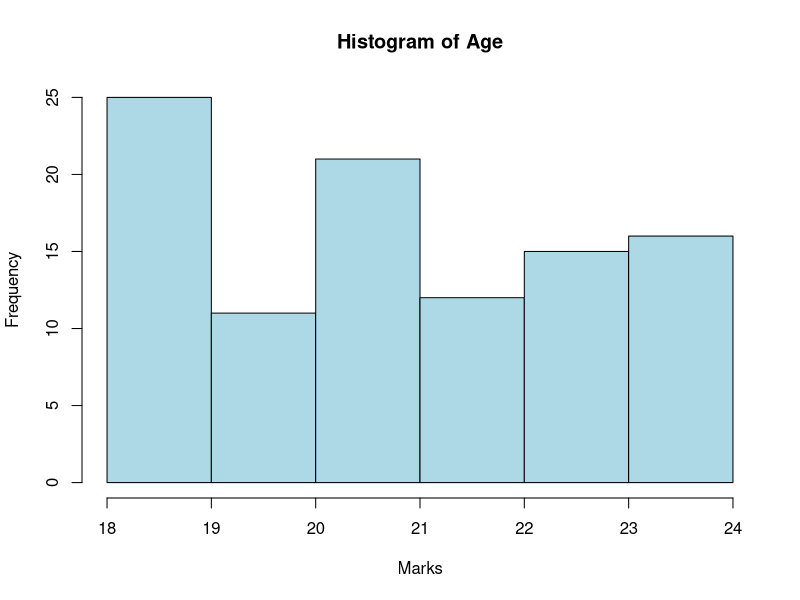
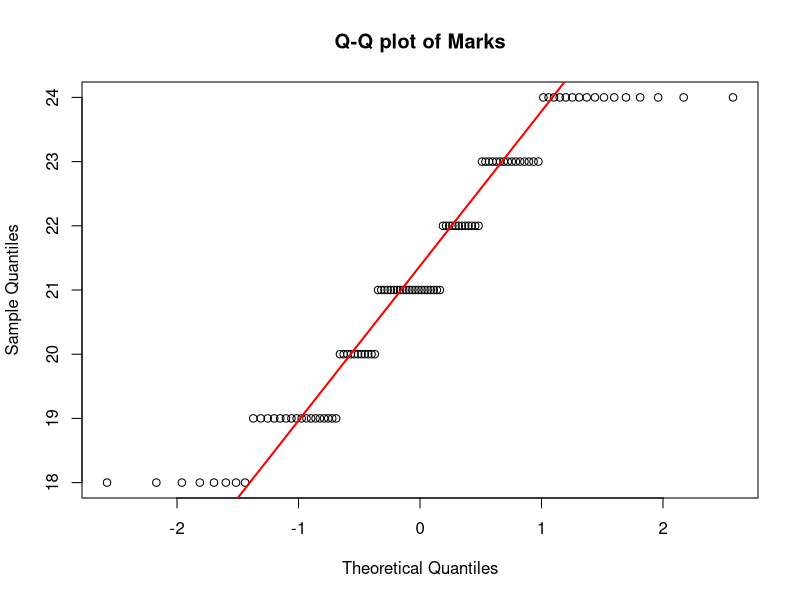

These figures' R source, in order:
install.packages("modeest")
library(modeest)



getwd()

Student_data = read.csv('stu.csv' , header = TRUE, sep=",")
Student_data
#Normality testing
#1)Shapiro wilk testing
shapiro.test(Student_data$Age)

#Shapiro wilk testing
#p> 0.05 => Data is normally distributed
#p< 0.05 => Data is not Normally distributed

#2) Histogram for Normality Check
hist(Student_data$Age,
     main = "Histogram of Age",
     xlab = "Marks",
     col = "lightblue",
     border = "black")

#Histogram bell sheped => Likely normal

#3)QQ plot for normality check
qqnorm(Student_data$Age,
       main = "Q-Q plot of Marks")
qqline(Student_data$Age,
       col="red",
       lwd = 2)
#Pointes on the straight line = likely normal

#SUMMARY statistics for Age and Marks
summary(Student_data[,c("Age","Marks")])
